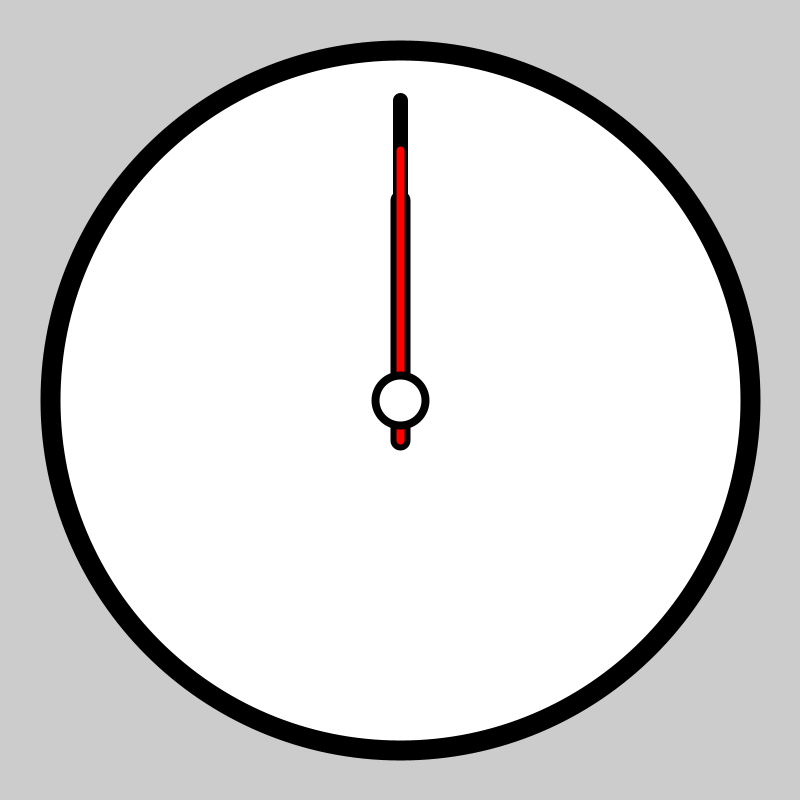
Frame 1 (no input)
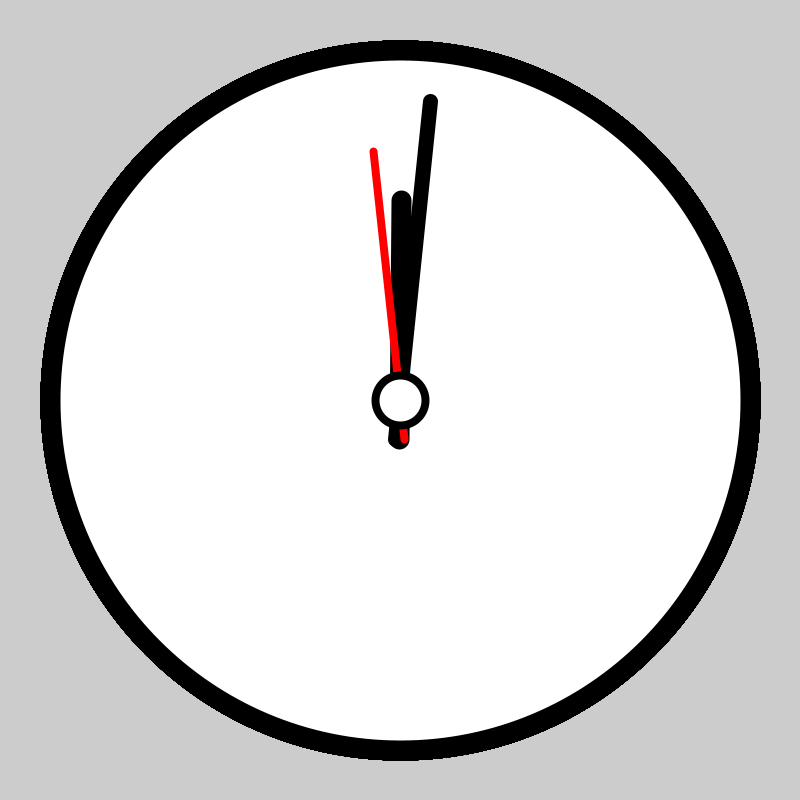
Frame 60 (the mouse pressed at the canvas centre just before this capture)
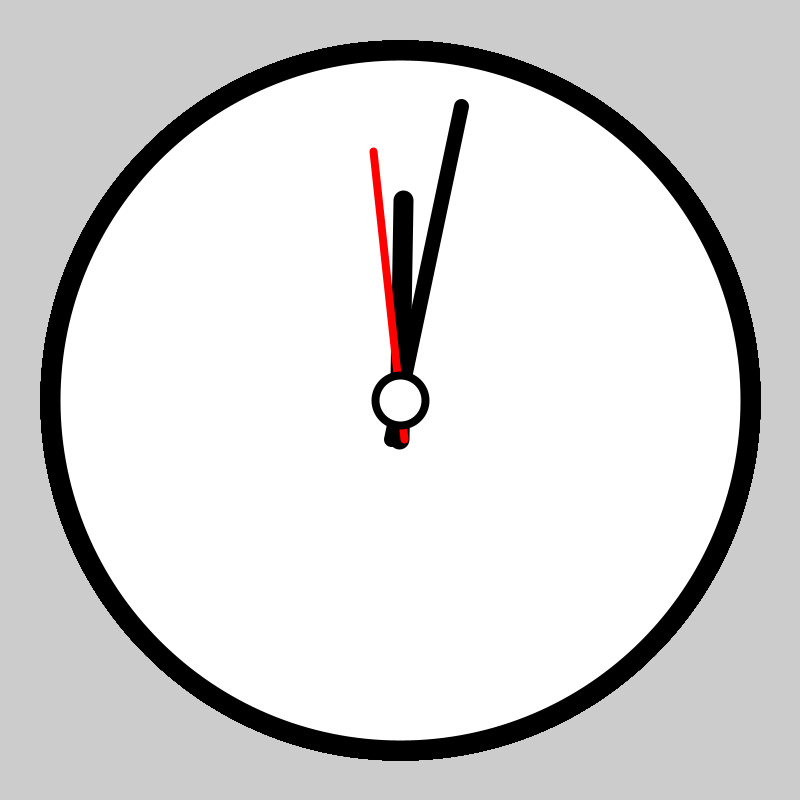
Frame 120 (the mouse held since frame 60 and released just before this capture)

The Processing sketch that drew these frames (run headless with seeded random() and noise(); from frame 60 on, the mouse is pressed at the canvas centre):

// Processing sketch: clock_Exercise_4
// ── clock_Exercise_4.pde
float angle = 0;

void setup()
{
  size(800,800);
}
void draw()
{
  translate(width/2,height/2);
  
  strokeWeight(20);
  stroke(color(0,0,0));
  circle(0,0,700);
  
  pushMatrix();
    strokeWeight(15);
    rotate(radians(angle));
    line(0,40,0,-300);
  popMatrix();
  
  pushMatrix();
    rotate(radians(angle/12));
    //stroke(255,0,0);
    strokeWeight(20);
    line(0,40,0,-200);
  popMatrix();
  
  pushMatrix();
    strokeWeight(8);
    stroke(255,0,0);
    rotate(radians(angle*60));
    line(0,40,0,-250);
  popMatrix();
  
  stroke(0,0,0);
  circle(0,0,50);
  angle = angle + 0.1;
}
